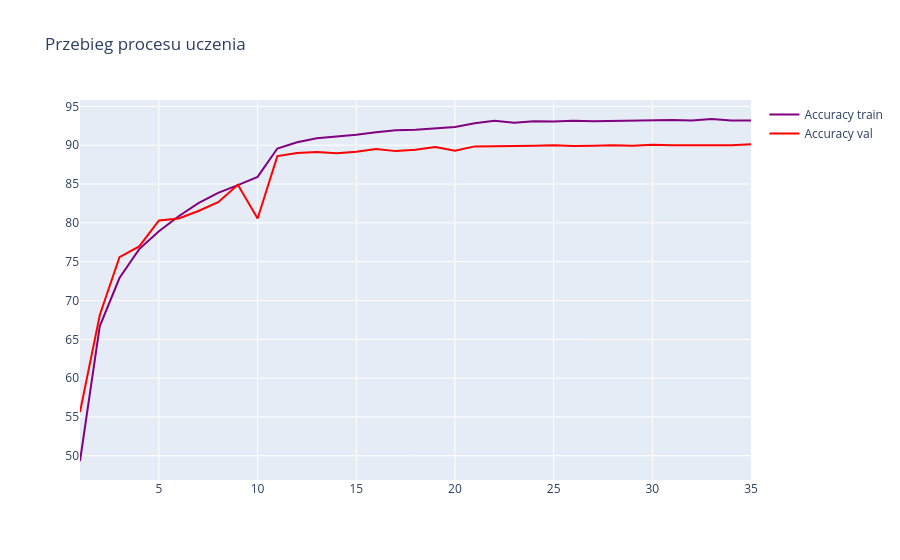

Here is the notebook cell this chart was saved with:
### Code cell
plot(train_acc, test_acc)

### Figure 1 — Plotly figure (JSON) as saved in the notebook; plotly's stock layout.template omitted (floating-point values rounded to 4 significant figures)
{"data": [{"line": {"color": "purple"}, "name": "Accuracy train", "type": "scatter", "x": [1, 2, 3, 4, 5, 6, 7, 8, 9, 10, 11, 12, 13, 14, 15, 16, 17, 18, 19, 20, 21, 22, 23, 24, 25, 26, 27, 28, 29, 30, 31, 32, 33, 34, 35], "y": [49.32, 66.68, 72.89, 76.62, 78.92, 80.85, 82.55, 83.86, 84.86, 85.92, 89.57, 90.37, 90.91, 91.1, 91.34, 91.67, 91.93, 91.98, 92.17, 92.35, 92.83, 93.16, 92.9, 93.09, 93.06, 93.16, 93.09, 93.15, 93.16, 93.26, 93.26, 93.19, 93.38, 93.19, 93.2]}, {"line": {"color": "red"}, "name": "Accuracy val", "type": "scatter", "x": [1, 2, 3, 4, 5, 6, 7, 8, 9, 10, 11, 12, 13, 14, 15, 16, 17, 18, 19, 20, 21, 22, 23, 24, 25, 26, 27, 28, 29, 30, 31, 32, 33, 34, 35], "y": [55.64, 68.1, 75.59, 76.97, 80.31, 80.56, 81.53, 82.67, 84.9, 80.56, 88.6, 89, 89.14, 88.96, 89.15, 89.5, 89.24, 89.43, 89.76, 89.29, 89.85, 89.86, 89.88, 89.94, 89.99, 89.9, 89.93, 90.01, 89.93, 90.06, 90, 90.01, 90.01, 90.01, 90.12]}], "layout": {"title": {"text": "Przebieg procesu uczenia"}}}
